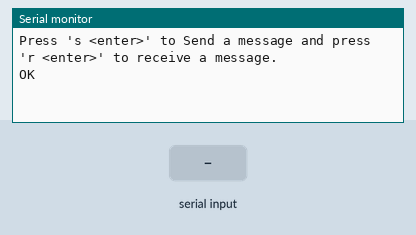
A sketch run on a simulated Arduino Uno, built with avr-gcc and run on an emulated ATmega328P. Parts: the last lines printed to the serial monitor. The inputs (shaded band) are chosen by the test bench. The modem accepts every AT command (registered, SIM ready, sends succeed) and sends nothing else.

Above: at 1.3 s.
1.4 s: "s" received over Serial
At 2.6 s:
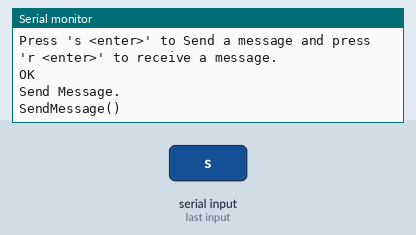
2.9 s: "s" received over the second serial link
5.9 s: "n" received over Serial
At 6.3 s:
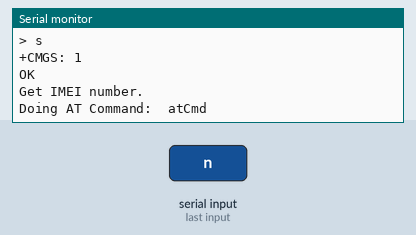
7.4 s: "n" received over the second serial link
At 9.1 s:
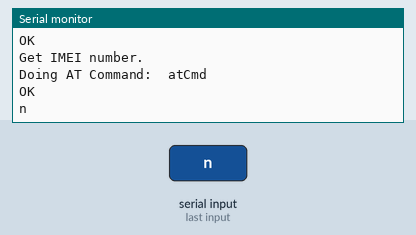
9.9 s: "p" received over Serial
At 11.3 s:
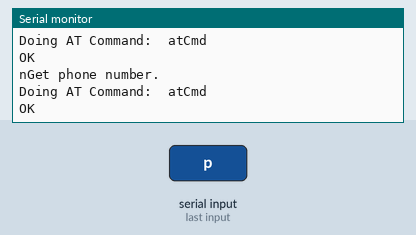
11.4 s: "p" received over the second serial link
At 13.3 s:
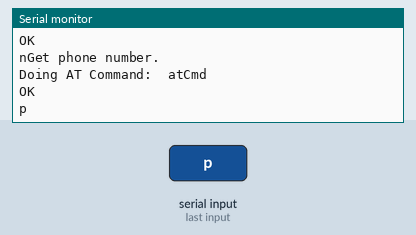

Measured:
- after the input at 1.4 s, the serial monitor: prints a new line at once (image 1)
- after the input at 5.9 s, the serial monitor: prints a new line at once (image 2)
- after the input at 7.4 s, the serial monitor: prints a new line after 1.0 s (image 3)
- after the input at 9.9 s, the serial monitor: prints a new line at once (image 4)
- after the input at 11.4 s, the serial monitor: prints a new line after 1.0 s (image 5)

The sketch:

SMS_Txt.ino
```cpp
/*
MiddleSchoolOfEngineering

SMS_Txt -- SMS test program.

Greg Yenney
*/

#include <SoftwareSerial.h>

const int myRx = 7;  // Shield: Rx=7, Tx=8
const int myTx = 8;  // Board:  Rx=4, Tx=2

const String phone_number = "xxxxxxxxxx";

char inputBuffer[256];

SoftwareSerial mySerial(myRx, myTx);

void setup()
{
  pinMode(myRx, INPUT_PULLUP);
  pinMode(myTx, OUTPUT);

  mySerial.begin(19200);
  Serial.begin(19200);

  delay(100);
  mySerial.println("AT+IPR=19200");

  Serial.println ("Press \'s <enter>\' to Send a message and press \'r <enter>\' to receive a message.");

}
void loop()
{

  if (Serial.available() > 0)
  {
     switch(Serial.read())
     {
        case 's':
          Serial.println("Send Message.");
          SendMessage();
          break;

        case 'n':
          Serial.println("Get IMEI number.");
          doATCmd("AT+CGSN");
          break;

        case 'p':
          Serial.println("Get phone number.");
          doATCmd("AT+CNUM");
          break;

        case 'i':
          Serial.println("Get CIMI");
          doATCmd("AT+CIMI");
          break;

        case 'k':
          Serial.println("Get Clock.");
          doATCmd("AT+CCLK?");
          break;

        default:
          break;
    }
  }

  for (int i = 0 ; i < 256 ; i++)
  {
      inputBuffer[i] = 0;
  }


  if (mySerial.available()>0)
  {
      mySerial.readBytes(inputBuffer, 255);
      Serial.write(inputBuffer);
  }


}


void SendMessage()
{
  Serial.println("SendMessage()");
  mySerial.println("AT+CMGF=1");    //Sets the GSM Module in Text Mode
  delay(1000);  // Delay of 1000 milli seconds or 1 second
  mySerial.print("AT+CMGS=\"");
  mySerial.print(phone_number);
  mySerial.println("\"\r");
  delay(500);
  mySerial.println("Hello, from device.");// The SMS text you want to send
  delay(500);
   mySerial.println((char)26);// ASCII code of CTRL+Z
  delay(100);
}


String doATCmd(String atCmd)
{
  Serial.println("Doing AT Command:  atCmd");
  mySerial.println(atCmd);
}
```
